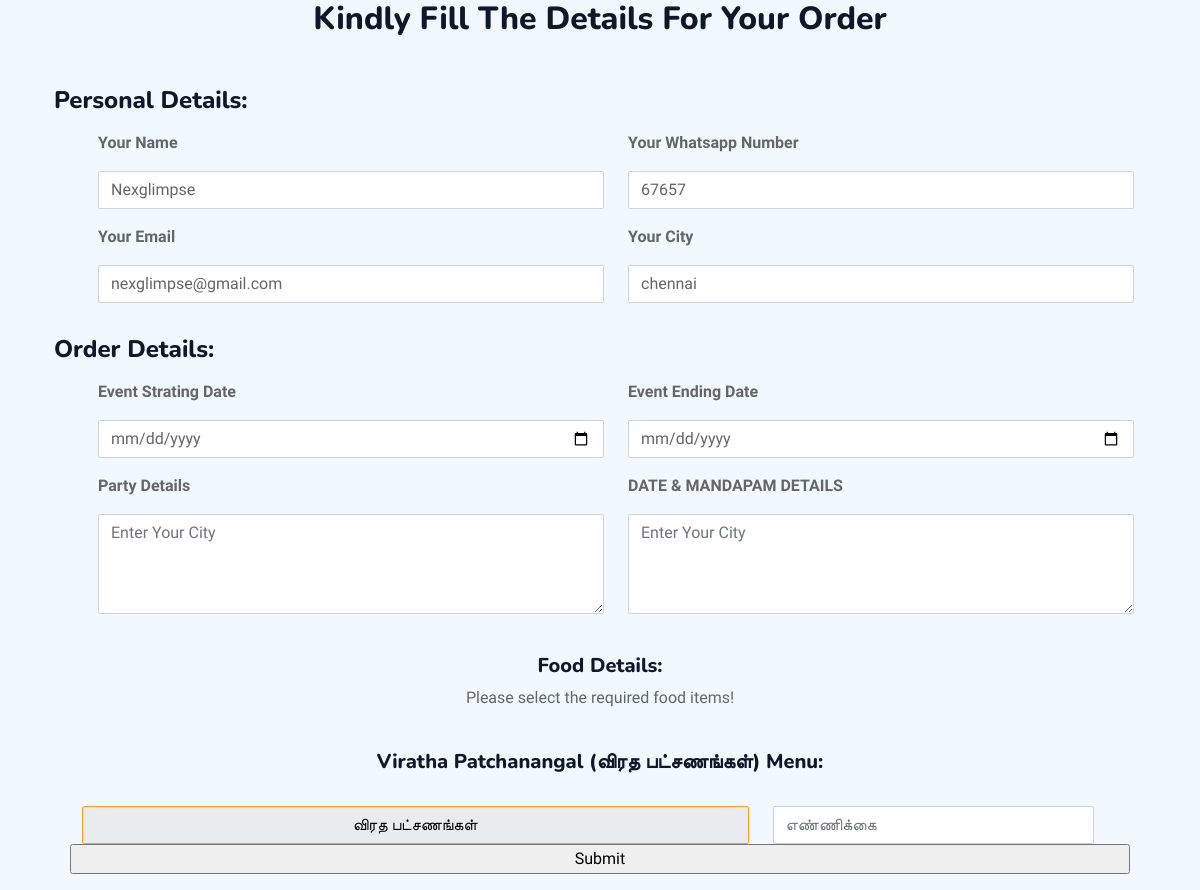
Page /admin/update-process.php?id=16 on the committed database.
### tables this page shows
CREATE TABLE `order_details` (
  `id` int(40) NOT NULL,
  `uname` text DEFAULT NULL,
  `unumber` int(20) DEFAULT NULL,
  `uemail` varchar(60) DEFAULT NULL,
  `ucity` varchar(30) DEFAULT NULL,
  `usdate` date DEFAULT NULL,
  `uedate` date DEFAULT NULL,
  `upartydetails` mediumtext DEFAULT NULL,
  `uhalldetails` mediumtext DEFAULT NULL,
  `malaifirday` longtext DEFAULT NULL,
  `wedmalaiset` longtext DEFAULT NULL,
  `kasiyathiraiset` longtext DEFAULT NULL,
  `samangalset` longtext DEFAULT NULL,
  `wedplateset` longtext DEFAULT NULL,
  `toiletset` longtext DEFAULT NULL,
  `vedicset` longtext DEFAULT NULL,
  `carrybag` longtext DEFAULT NULL,
  `carrybagcou` int(20) DEFAULT NULL,
  `carrybagweat` longtext DEFAULT NULL,
  `carrybagsweatcou` int(20) DEFAULT NULL,
  `carrybagcookie` longtext DEFAULT NULL,
  `carrybagcookiecou` int(20) DEFAULT NULL,
  `firdaymor` longtext DEFAULT NULL,
  `firdaymorcou` int(20) DEFAULT NULL,
  `firdayaftcou` int(20) DEFAULT NULL,
  `firdayeve` longtext DEFAULT NULL,
  `firdayevecou` int(20) DEFAULT NULL,
  `firdaydrink` longtext DEFAULT NULL,
  `firdaycooldrinkcou` int(20) DEFAULT NULL,
  `firdaysnack` longtext DEFAULT NULL,
  `firdaysnackcou` int(20) DEFAULT NULL,
  `firdaydinner` longtext DEFAULT NULL,
  `firdaydinnercou` int(20) DEFAULT NULL,
  `secdaymor` longtext DEFAULT NULL,
  `secdaymorcou` int(20) DEFAULT NULL,
  `secdayaftercou` int(20) DEFAULT NULL,
  `secdayeve` longtext DEFAULT NULL,
  `secdayevecou` int(20) DEFAULT NULL,
  `secdaydinner` longtext DEFAULT NULL,
  `secdaydinnercou` int(20) DEFAULT NULL,
  `guestfood` longtext DEFAULT NULL,
  `guestfoodcou` int(20) DEFAULT NULL,
  `packetfood` longtext DEFAULT NULL,
  `packetfoodcou` int(20) DEFAULT NULL,
  `firdayaft` longtext NOT NULL,
  `secdayaft` longtext NOT NULL
);

### admin/update-process.php (the view, shortened to what this page needs)
<!DOCTYPE html>
<html lang="en">
<head>
    <link href="https://cdnjs.cloudflare.com/ajax/libs/font-awesome/5.10.0/css/all.min.css" rel="stylesheet">
    <link href="https://cdn.jsdelivr.net/npm/bootstrap-icons@1.4.1/font/bootstrap-icons.css" rel="stylesheet">
    <link href="../lib/animate/animate.min.css" rel="stylesheet">
    <link href="../lib/owlcarousel/assets/owl.carousel.min.css" rel="stylesheet">
    <link href="../lib/tempusdominus/css/tempusdominus-bootstrap-4.min.css" rel="stylesheet" />
    <link href="../css/bootstrap.min.css" rel="stylesheet">
    <link href="../css/style.css" rel="stylesheet">
    <link rel="stylesheet" href="../css/style2.css">
    <?php
$conn = mysqli_connect("localhost", "root", "", "pkm_catering");
if (isset($_GET['id'])) {
    $order_id = $_GET['id'];
    $result = mysqli_query($conn, "SELECT * FROM order_details WHERE id = $order_id");
    $row = mysqli_fetch_assoc($result);
}
?>
</head>
<body>
<div class="container text-center">
    <h2  >Kindly Fill The Details For Your Order</h2>
</div>
<div class="container">
    <form class="mt-5 container">
        <h4>Personal Details:</h4>
        <div class="row m-3">
            <div class="col-md-6">
                <label for="name" class="mx-3"><b>Your Name</b></label>
                <input type="text" placeholder="Enter Your Name" class="form-control m-3" name="uname" id="name" value="<?= isset($row['uname']) ? $row['uname'] : '' ?>">
            </div>
            <div class="col-md-6">
                <label for="number" class="mx-3"><b>Your Whatsapp Number</b></label>
                <input type="tel" placeholder="Enter Your Whatsapp No" class="form-control m-3" id="number" name="unumber" value="<?= isset($row['unumber']) ? $row['unumber'] : '' ?>">
            </div>
            <div class="col-md-6">
                <label for="mail" class="mx-3"><b>Your Email</b></label>
            <input type="email" placeholder="Enter Your E-mail" class="form-control m-3" id="mail" name="uemail" value="<?= isset($row['uemail']) ? $row['uemail'] : '' ?>">
            </div>
            <div class="col-md-6">
                <label for="city" class="mx-3"><b>Your City</b></label>
                <input type="text" placeholder="Enter Your City" class="form-control m-3"id="city" name="ucity" value="<?= isset($row['ucity']) ? $row['ucity'] : '' ?>">
            </div>
        </div>
        <h4>Order Details:</h4>
        <div class="row m-3">
            <div class="col-md-6">
                <label for="date" class="mx-3"><b>Event Strating Date</b></label>
                <input type="date" class="form-control m-3" id="date" name="usdate">
            </div>
            <div class="col-md-6">
                <label for="date" class="mx-3"><b>Event Ending Date</b></label>
                <input type="date" class="form-control m-3" id="date" name="uedate">
            </div>
            <div class="col-md-6">
                <label for="city" class="mx-3"><b>Party Details</b></label>
                <textarea type="textarea" placeholder="Enter Your City" class="form-control m-3" id="city" name="upartydetails" style="height: 100px;"></textarea>
            </div>
            <div class="col-md-6">
                <label for="city" class="mx-3"><b>DATE & MANDAPAM DETAILS</b></label>
                <textarea type="textarea" placeholder="Enter Your City" class="form-control m-3" id="city" name="uhalldetails" style="height: 100px;"></textarea>
            </div>
        </div>
        <h5 class="text-center mt-4">Food Details:</h5>
        <p class="text-center">Please select the required food items!</p>
        <div class="row m-3">
            <h5 class="text-center mt-4">Viratha Patchanangal (விரத பட்சணங்கள்) Menu:</h5>
            <div class="row align-items-center justify-content-center">
                <div class="col-lg-8 mt-4 align-items-center justify-content-center">
                    <div class="dropdown">
                        <input type="button" class="btn btn-primary form-control dropdown-toggle" style="color: black;" value="விரத பட்சணங்கள்" data-bs-toggle="dropdown">
                    </div>
                </div>
                <div class="col-lg-4  pt-4 ">
                    <input type="number" placeholder="எண்ணிக்கை" class="form-control" id="number" name="carrybagcou" >
                </div>
            </div>
            <input type="submit" name="submit" value="Submit" class="buttom">
</body>
</html>

### css/style.css (style rules this page uses)
:root { --primary: #FEA116; --light: #F1F8FF; --dark: #0F172B; }
.btn { font-family: 'Nunito', sans-serif; font-weight: 500; text-transform: uppercase; transition: .5s; }
.btn.btn-primary, .btn.btn-secondary { color: #FFFFFF; }

### rows in the picture
order_details: uname "Nexglimpse", unumber "67657", uemail "nexglimpse@gmail.com", ucity "chennai"
